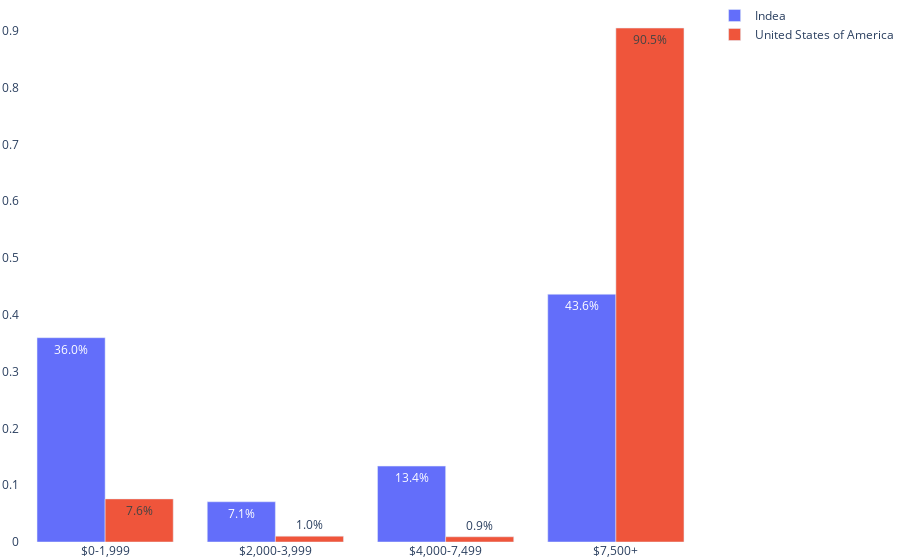

The notebook cell this image was saved under:
### Code cell
fig = go.Figure()
fig.add_trace(go.Bar(name = "Indea", x = india_df['Q25'], y = india_df['Percentage'], text = india_df['%'].astype(str) + "%",textposition='auto'))
fig.add_trace(go.Bar(name = "United States of America", x = usa_df['Q25'], y = usa_df['Percentage'], text = usa_df['%'].astype(str) + "%",textposition='auto'))
fig.update_layout(plot_bgcolor = 'white',margin=dict(l=20,r=50,b=10,t=1))
#fig 사이즈 변경 참고 : https://plotly.com/python/setting-graph-size/

fig.show()

### Figure 1 — Plotly figure (JSON) as saved in the notebook; plotly's stock layout.template omitted (floating-point values rounded to 4 significant figures)
{"data": [{"name": "Indea", "text": ["36.0%", "7.1%", "13.4%", "43.6%"], "textposition": "auto", "type": "bar", "x": ["$0-1,999", "$2,000-3,999", "$4,000-7,499", "$7,500+"], "y": [0.3596, 0.07079, 0.1336, 0.436]}, {"name": "United States of America", "text": ["7.6%", "1.0%", "0.9%", "90.5%"], "textposition": "auto", "type": "bar", "x": ["$0-1,999", "$2,000-3,999", "$4,000-7,499", "$7,500+"], "y": [0.07588, 0.0103, 0.009214, 0.9046]}], "layout": {"autosize": true, "margin": {"b": 10, "l": 20, "r": 50, "t": 1}, "plot_bgcolor": "white", "xaxis": {"autorange": true, "range": [-0.5, 3.5], "type": "category"}, "yaxis": {"autorange": true, "range": [0, 0.9522], "type": "linear"}}}
